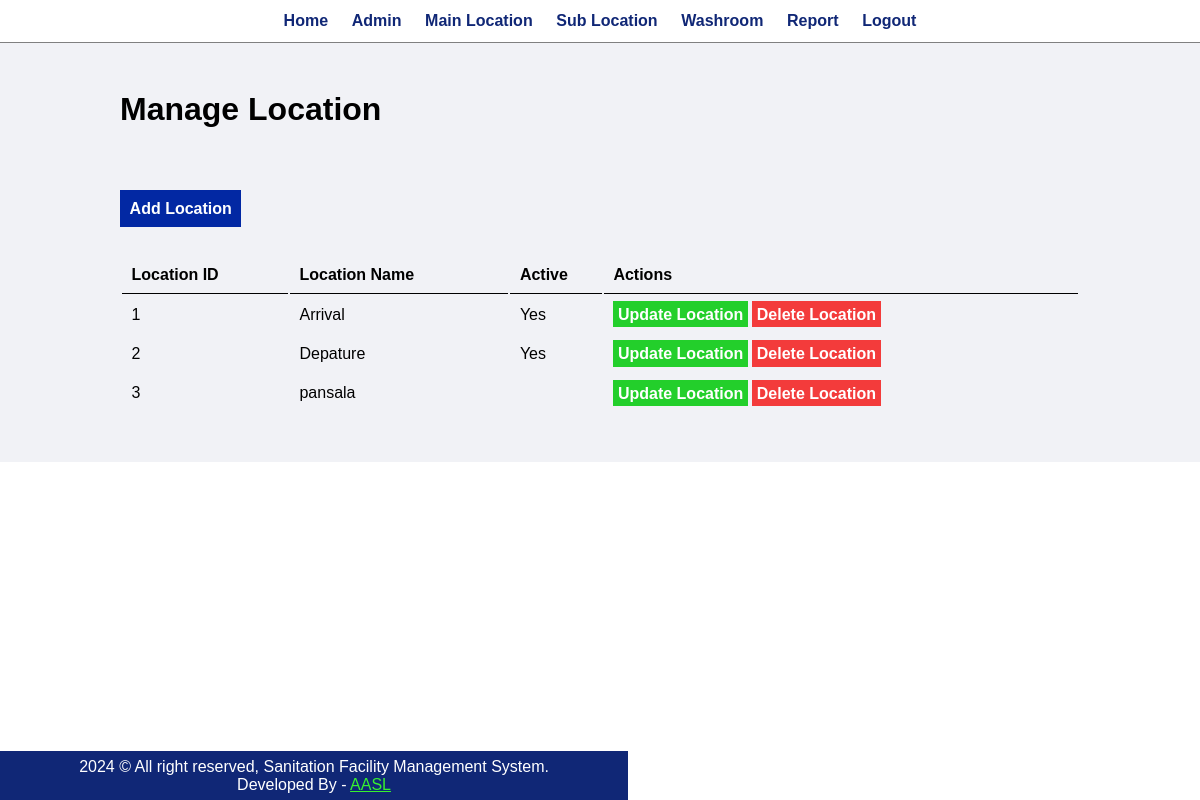
The page /Admin/manage_location.php on the database its author committed.
### tables this page shows
CREATE TABLE `table_mainlocation` (
  `id` int(11) NOT NULL,
  `mainlocation` varchar(100) NOT NULL,
  `active` varchar(10) NOT NULL
);

### Admin/manage_location.php (the view, shortened to what this page needs)
<?php include('partials/menu.php'); ?>
<div class="main-content">
  <div class="wrapper">
     <h1>Manage Location</h1>
     <br /><br />
      <br><br>
          <a href="<?php echo SITEURL . 'admin/add_location.php'; ?>" class="btn-primary">Add Location</a>
          <br /><br /><br />
          <table class="tbl-full">
            <tr>
              <th>Location ID</th>
              <th>Location Name</th>
              <th>Active</th>
              <th>Actions</th>
            </tr>
            <?php
                $sql = "SELECT * FROM table_mainlocation";
                $res = mysqli_query($conn, $sql);
                $count = mysqli_num_rows($res);
                $sn=1;
                if($count>0)
                {
                    while($row=mysqli_fetch_array($res))
                    {
                        $id = $row['id'];
                        $mainlocation = $row['mainlocation'];
                        $active = $row['active'];
                        ?>
                          <tr>
                             <td><?php echo $sn++; ?></td>
                             <td><?php echo $mainlocation; ?></td>
                             <td><?php echo $active; ?></td>
                             <td>
                                 <a href="<?php echo SITEURL; ?>admin/update_location.php?id=<?php echo $id; ?>" class="btn-secodary">Update Location</a>
                                 <a href="<?php echo SITEURL; ?>admin/delete_location.php?id=<?php echo $id; ?>" class="btn-third">Delete Location</a>
                             </td>
                          </tr>
                        <?php
                    }
                }
                else
                {
                    ?>
                    <tr>
                        <td colspan="6"><div class="error">Location Not Added.</div></td>
                    </tr>
                    <?php
                }
            ?>
          </table>
    </div>
</div>
<?php include('partials/footer.php') ?>

### css/admin.css (style rules this page uses)
* { margin: 0; padding: 0; font-family: Arial, Helvetica, sans-serif; }
.wrapper { padding: 1%; width: 80%; margin: 0 auto; }
.tbl-full { width: 100%; }
table tr th { border-bottom: 1px solid black; padding: 1%; text-align: left; }
table tr td { padding: 1%; }
.btn-primary { background-color: #0228a3; padding: 1%; color: white; text-decoration: none; font-weight: bold; }
.btn-secodary { background-color: #23cf2b; padding: 1%; color: white; text-decoration: none; font-weight: bold; }
.btn-third { background-color: #f33b3b; padding: 1%; color: white; text-decoration: none; font-weight: bold; }
.main-content { background-color: #f1f2f6; padding: 3% 0; }

### rows shown on the page
table_mainlocation: mainlocation "Arrival", active "Yes"
table_mainlocation: mainlocation "Depature", active "Yes"
table_mainlocation: mainlocation "pansala"
